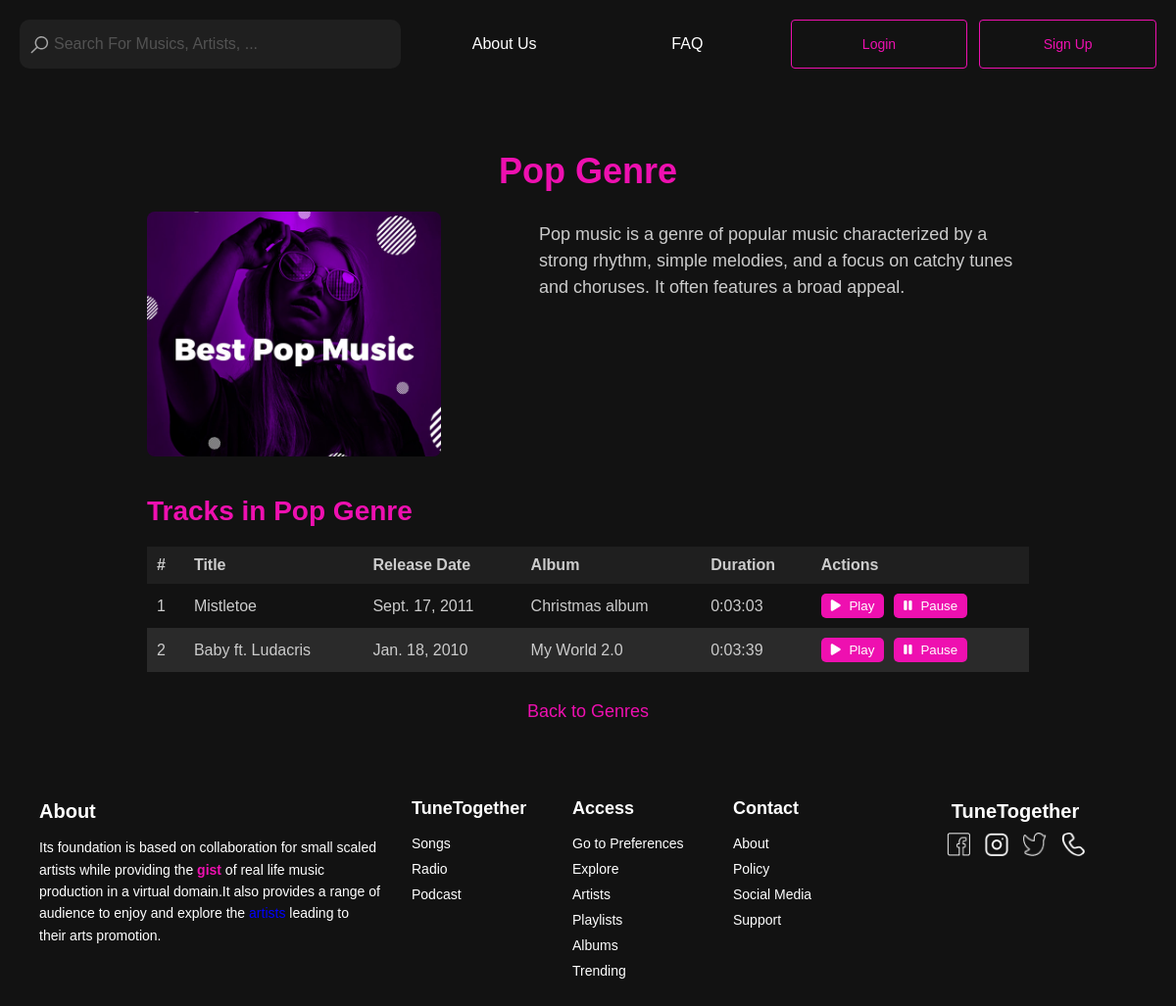
Page /genre/pop/ on the committed database.
### frontend/models.py (models this page shows, shortened)
class Genre(models.Model):
    name = models.CharField(max_length=100)
    slug = models.SlugField(unique=True)
    background_image = models.ImageField(upload_to='genre_backgrounds/', blank=True, null=True)
    description = models.TextField(blank=True, null=True)  # New description field

class Track(models.Model):
    title = models.CharField(max_length=100)
    artist = models.CharField(max_length=100)
    release_date = models.DateField()
    album = models.ForeignKey(Album, related_name='songs', on_delete=models.CASCADE)  # Updated to ForeignKey
    duration = models.DurationField()
    cover_image = models.ImageField(upload_to="track_covers/", blank=True, null=True)
    audio_file = models.FileField(upload_to="audio_files/", blank=True, null=True)  # New field for audio files
    genre = models.ForeignKey(Genre, related_name='tracks',
                              on_delete=models.CASCADE)  # New field to associate tracks with genres
    play_count = models.PositiveIntegerField(default=0)
    created_at = models.DateTimeField(auto_now_add=True)
    user = models.ForeignKey(User, on_delete=models.CASCADE, null=True)

class Album(models.Model):
    title = models.CharField(max_length=255)
    artist = models.CharField(max_length=255)
    cover_image = models.ImageField(upload_to='album_covers/')
    release_date = models.DateField(null=True, blank=True)
    slug = models.SlugField(unique=True)
    def __str__(self):
        return self.title

### frontend/views.py (the view)
# urls.py: path('genre/<slug:slug>/', genre_detail_view, name='genre_detail'),
def genre_detail_view(request, slug):
    genre = get_object_or_404(Genre, slug=slug)
    track = Track.objects.all()
    return render(request, 'genre_detail.html',
                  {'genre': genre, 'track': track, 'is_authenticated': request.user.is_authenticated})

### frontend/templates/genre_detail.html (shortened to what this page needs)
{% load static %}
<!DOCTYPE html>
<html lang="en">
<head>
    <link rel="stylesheet" href="https://cdnjs.cloudflare.com/ajax/libs/font-awesome/6.0.0/css/all.min.css">
    <link rel="stylesheet" href="{% static 'css/header.css' %}">
    <link rel="stylesheet" href="{% static 'css/footer.css' %}">
</head>
<body>
    <div class="align">
    {% include "header.html" %}
    </div>
    <div class="genre-detail-container">
        <div class="genre-header">
            <h1>{{ genre.name }} Genre</h1>
        </div>
        <div class="genre-layout">
            <div class="genre-background" style="background: url({% if genre.background_image %}{{ genre.background_image.url }}{% else %}{% static 'img/default-genre-background.png' %}{% endif %}) center; background-size: cover;">
            </div>
            <div class="genre-description-container">
                <p class="genre-description">
                    {% if genre.description %}
                        {{ genre.description }}
                    {% else %}
                        No description available for this genre.
                    {% endif %}
                </p>
            </div>
        </div>
        <div class="genre-tracks">
            <h2>Tracks in {{ genre.name }} Genre</h2>
            {% if genre.tracks.all %}
            <table class="table">
                <thead>
                    <tr>
                        <th>#</th>
                        <th>Title</th>
                        <th>Release Date</th>
                        <th>Album</th>
                        <th>Duration</th>
                        <th>Actions</th>
                    </tr>
                </thead>
                <tbody>
                    {% for track in genre.tracks.all %}
                    <tr>
                        <td>{{ forloop.counter }}</td>
                        <td>{{ track.title }}</td>
                        <td>{{ track.release_date }}</td>
                        <td>{{ track.album }}</td>
                        <td>{{ track.duration }}</td>
                        <td>
                            <div class="actions">
                                <button onclick="playAudio({{ forloop.counter }}, {{ is_authenticated|yesno:'true,false' }})">
                                    <i class="fa fa-play"></i> Play
                                </button>
                                <button onclick="pauseAudio({{ forloop.counter }})">
                                    <i class="fa fa-pause"></i> Pause
                                </button>
                            </div>
                        </td>
                    </tr>
                    {% empty %}
                    <tr>
                        <td colspan="6">No tracks available for {{ artist_name }}.</td>
                    </tr>
                    {% endfor %}
                </tbody>
            </table>
            {% else %}
                <p>No tracks available in this genre yet.</p>
            {% endif %}
        </div>
        <div class="back-to-genres">
            <a href="{% url 'view_all_genres' %}" class="back-to-genres-link">Back to Genres</a>
        </div>
    </div>
    {% include "footer.html" %}
</body>
</html>

### frontend/templates/genre_detail.html (style rules this page uses)
body { font-family: Arial, sans-serif; background-color: #121212; color: white; margin: 0; padding: 0; }
.genre-detail-container { max-width: 900px; margin: auto; padding: 20px; }
.genre-header { text-align: center; margin-bottom: 20px; }
.genre-header h1 { font-size: 36px; margin-bottom: 10px; color: #ee10b0; }
.genre-description { font-size: 18px; color: #ccc; line-height: 1.5; margin-top: 10px; }
.genre-layout { display: flex; justify-content: space-between; margin-bottom: 40px; }
.genre-background { height: 250px; width: 300px; background-color: #2a2a2a; background-position: center; background-size: cover; border-radius: 8px; }
.genre-description-container { max-width: 500px; }
.genre-tracks { margin-top: 30px; }
.genre-tracks h2 { font-size: 28px; margin-bottom: 20px; color: #ee10b0; }
table { width: 100%; margin-top: 20px; color: #ccc; border-collapse: collapse; }
.table { width: 100%; border-collapse: collapse; }
.table th, .table td { padding: 10px; text-align: left; }
.table th { background-color: #1f1f1f; }
.table tr:nth-child(even) { background-color: #2a2a2a; }
.actions { display: flex; gap: 10px; }
.actions button { background-color: #ee10b0; border: none; color: white; padding: 5px 10px; cursor: pointer; border-radius: 5px; }
.actions button i { margin-right: 5px; }
.align { padding: 20px; }
.back-to-genres { text-align: center; margin-top: 30px; }
.back-to-genres-link { color: #ee10b0; font-size: 18px; text-decoration: none; }

### rows in the picture
Genre: name "Pop", background_image (picture), description "Pop music is a genre of popular music characterized by a strong rhythm, simple melodies, and a focus on catchy tunes and choruses. It often features a broad appeal."
Track: title "Mistletoe", release_date "Sept. 17, 2011", album "Christmas album", duration "0:03:03"
Track: title "Baby ft. Ludacris", release_date "Jan. 18, 2010", album "My World 2.0", duration "0:03:39"
